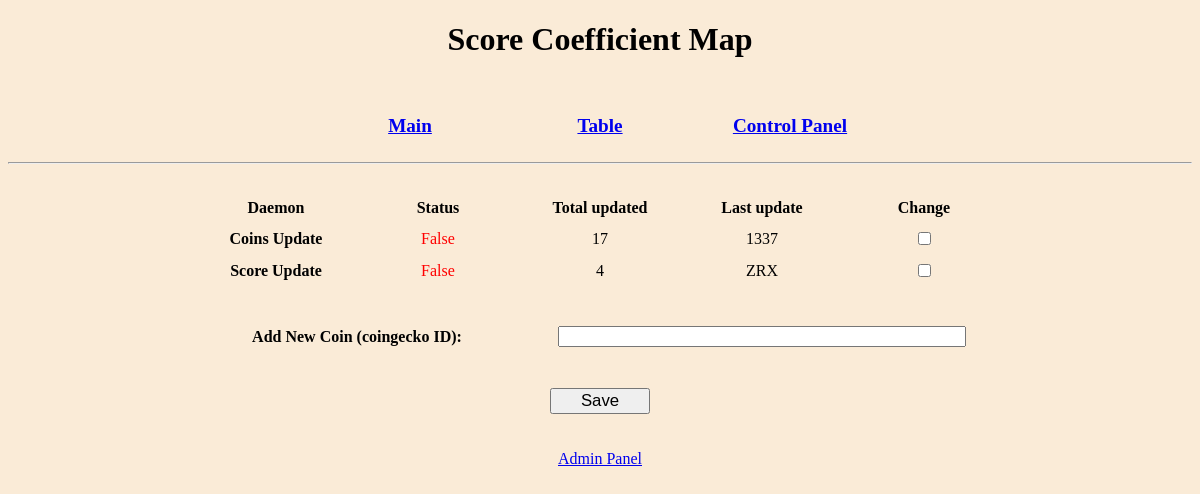
Page /control/ (signed in) on the earlier database version.
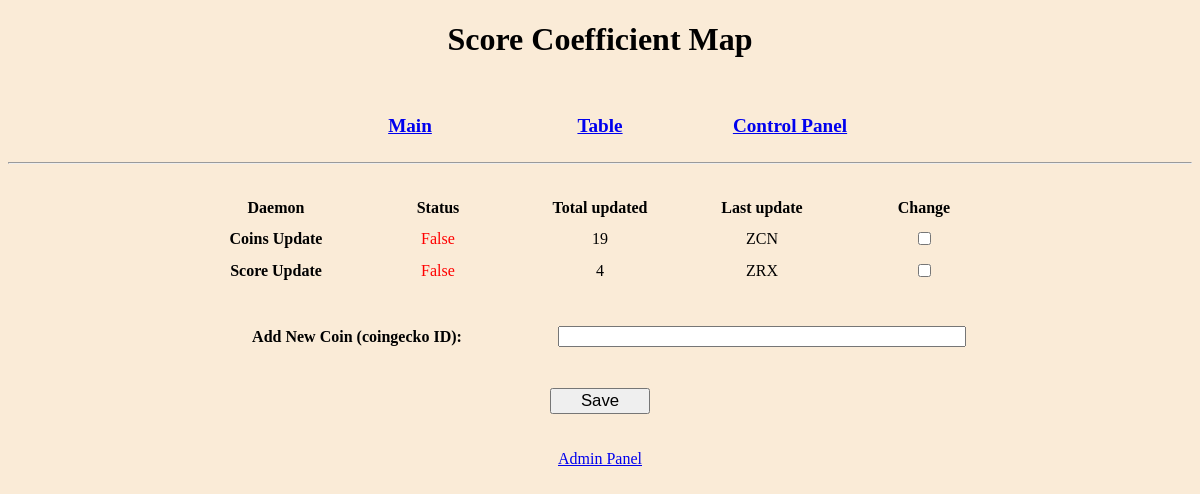
Same page on the later database version.
### webstat/models.py (models this page shows)
class DaemonModel(models.Model):
    coins_update_status = models.BooleanField()
    coins_total_updated = models.IntegerField(default=0)
    coins_current_update = models.CharField(max_length=15, blank=True, default="")
    coins_message = models.CharField(max_length=300, blank=True, null=True, default="")
    score_update_status = models.BooleanField()
    score_total_updated = models.IntegerField(default=0)
    score_current_update = models.CharField(max_length=15, blank=True, default="")
    score_message = models.CharField(max_length=300, blank=True, null=True, default="")
    class Meta:
        db_table = "daemon_service"

### webstat/views.py (the view, shortened to what this page needs)
# urls.py: path("control/", views.control_view, name="control"),
@staff_member_required
def control_view(request):
    daemon = DaemonModel.objects.get(pk=1)
    initial = {"coins_update_status": daemon.coins_update_status, "score_update_status": daemon.score_update_status}
    form = ControlForm(initial=initial)
    info = {
        "coins_total_updated": daemon.coins_total_updated,
        "coins_current_update": daemon.coins_current_update,
        "coins_message": daemon.coins_message,
        "score_total_updated": daemon.score_total_updated,
        "score_current_update": daemon.score_current_update,
        "score_message": daemon.score_message,
    }
    context = {"form": form, "info": info}
    return render(request, "webstat/control.html", context=context)

### webstat/forms.py
class ControlForm(forms.Form):
    coins_update_status = forms.BooleanField(required=False)
    score_update_status = forms.BooleanField(required=False)
    new_coin = forms.CharField(max_length=60, required=False)

### webstat/templates/webstat/control.html (shortened to what this page needs)
{% extends "base.html" %}
{% block content %}
    <form method="post">
        <table>
            <tr>
                <td style="width: 150px;"><strong>Daemon</strong></td>
                <td style="width: 150px;"><strong>Status</strong></td>
                <td style="width: 150px;"><strong>Total updated</strong></td>
                <td style="width: 150px;"><strong>Last update</strong></td>
                <td style="width: 150px;"><strong>Change</strong></td>
            </tr>
            <tr>
                <td><strong>Coins Update</strong></td>
                <td>
                    {% if form.coins_update_status.value %}
                        <span style="color: green;">{{ form.coins_update_status.value }}</span>
                    {% else %}
                        <span style="color: red;">{{ form.coins_update_status.value }}</span>
                    {% endif %}
                </td>
                <td>{{ info.coins_total_updated }}</td>
                <td>{{ info.coins_current_update }}</td>
                <td>{{ form.coins_update_status }}</td>
            </tr>
            <tr>
                <td><strong>Score Update</strong></td>
                <td>
                    {% if form.score_update_status.value %}
                        <span style="color: green;">{{ form.score_update_status.value }}</span>
                    {% else %}
                        <span style="color: red;">{{ form.score_update_status.value }}</span>
                    {% endif %}
                </td>
                <td>{{ info.score_total_updated }}</td>
                <td>{{ info.score_current_update }}</td>
                <td>{{ form.score_update_status }}</td>
            </tr>
            <tr>
                <th colspan="2" style="padding: 40px;">
                    Add New Coin (coingecko ID):
                </th>
                <td colspan="3">
                    <input type="text" maxlength="60" name="{{ form.new_coin.name }}" style="width: 400px;">
                </td>
            </tr>
        </table>
        <input type="submit" value="Save" style="font-size: 1.05em; width: 100px;">
    </form>
    <br><br>
    <a href="/admin/" target="_blank">Admin Panel</a>
{% endblock %}

Differences in the rows shown:
changed DaemonModel "ZRX": coins_current_update "1337" → "ZCN"
Other differences:
{{ info.coins_total_updated }}: "17" → "19"
